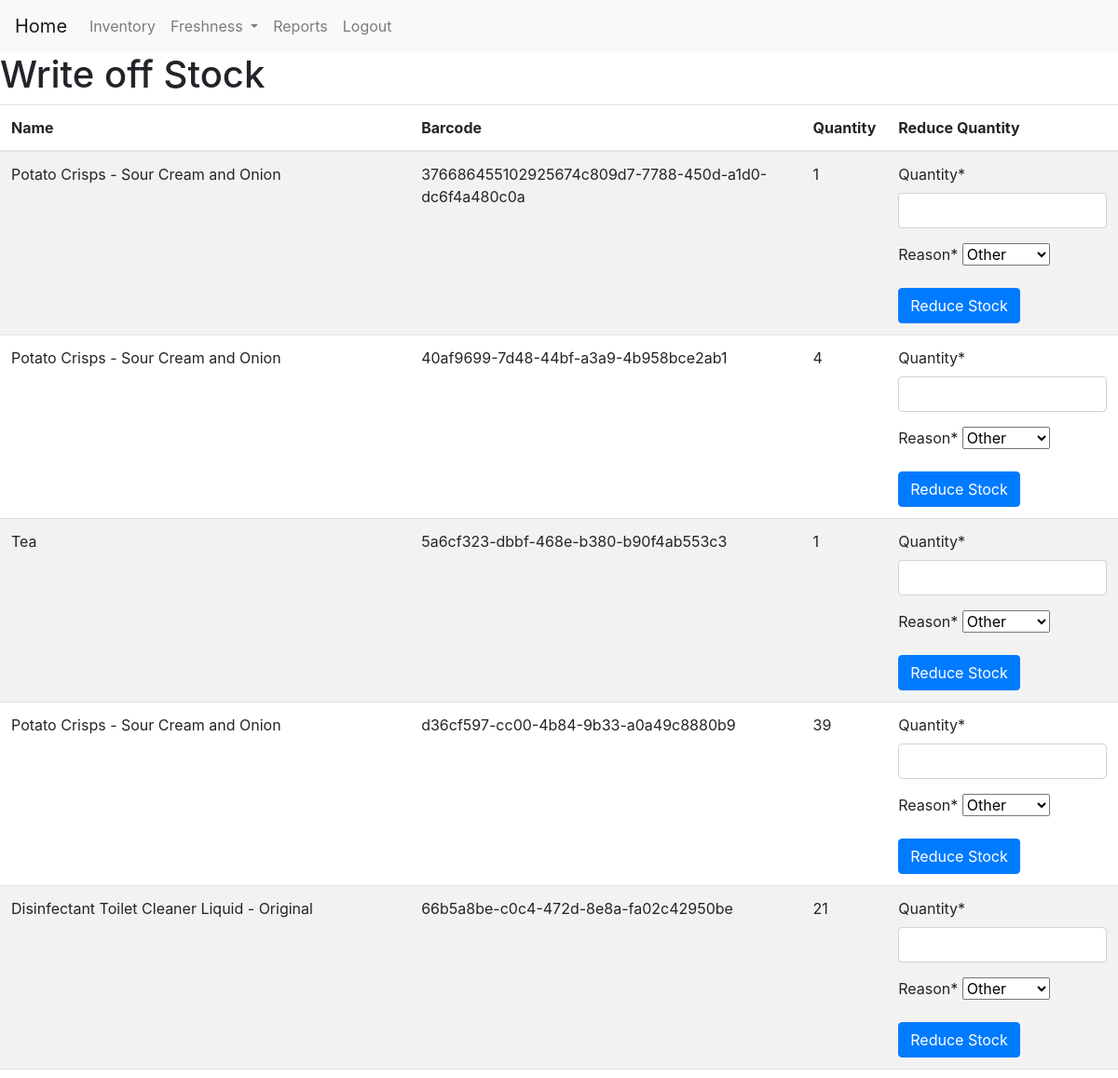
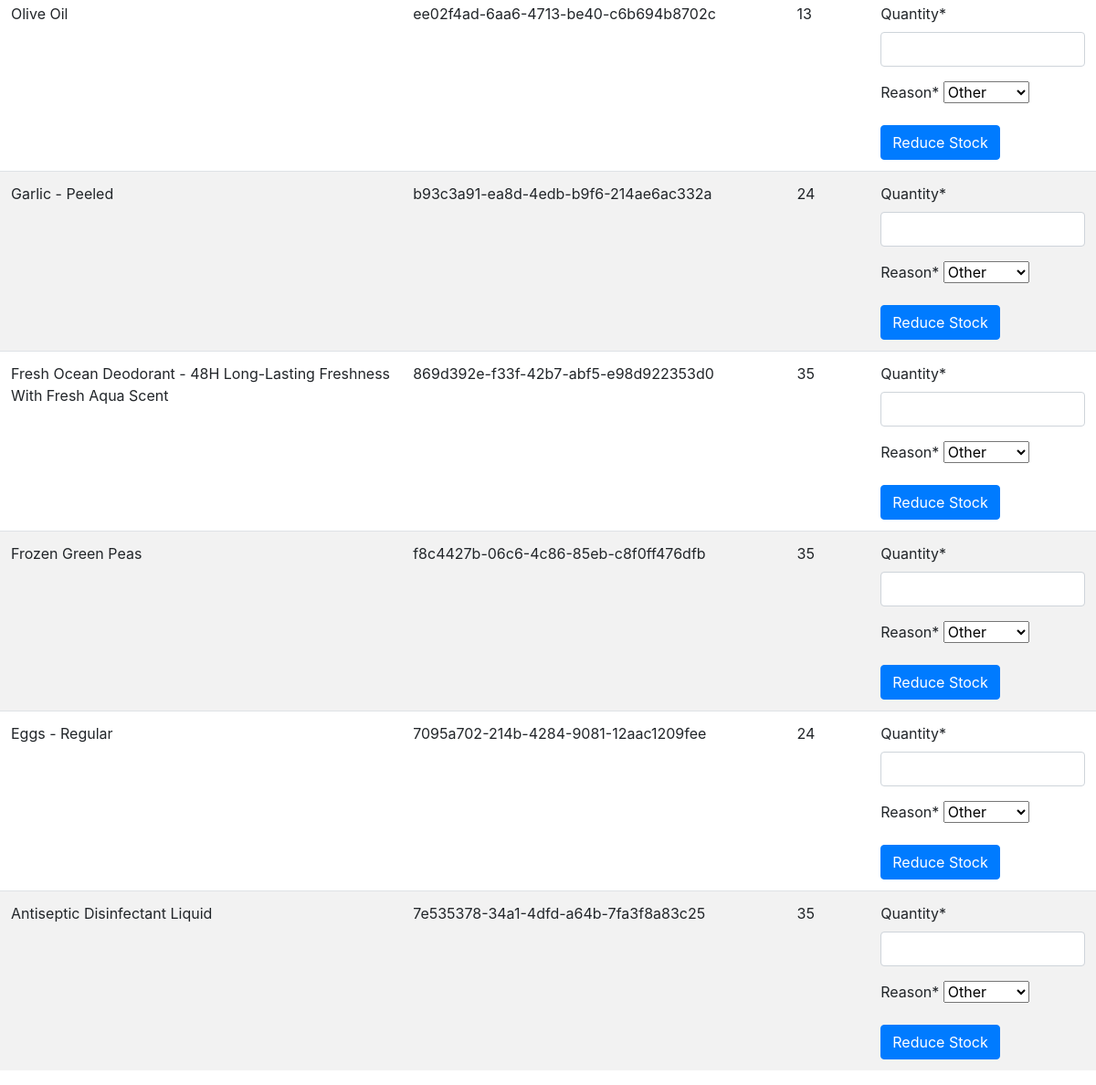
Screenshot of /inv/writeoff/ (signed in) with the database file from the repository (2 pictures, top to bottom).
### Inventory/models.py (models this page shows, shortened)
class StockItem(models.Model):
    activeProduct= models.ForeignKey(ActiveProduct, on_delete=models.RESTRICT)
    bestBeforeDate = models.DateField(null=True, blank=True)
    quantity = models.IntegerField(default=1)
    UniqueBarcode = models.TextField(default="1")

class ActiveProduct(models.Model):
    Product= models.ForeignKey(Product, on_delete=models.RESTRICT)
    minimumStockQuantity = models.PositiveIntegerField(default=0)
    Classes= (("N/A","N/A"),
        ("EXTRA CLASS","Extra Class"),
        ("CLASS 1","Class 1"),
        ("CLASS 2","Class 2"))
    Class = models.CharField(max_length=11,choices=Classes,default="N/A")

class Product(models.Model):
    ProductName= models.CharField(max_length=100)
    Brand= models.CharField(max_length=100)
    Price = models.FloatField()
    DiscountPrice=models.FloatField()
    Image_Url= models.CharField(max_length=300)
    Category= models.CharField(max_length=100)
    Barcode = models.CharField(max_length=16)
    EAN = models.CharField(max_length=6)

### Inventory/views.py (the view, shortened to what this page needs)
# urls.py: path("writeoff/",views.writeoff,name="writeoff"),
@login_required(login_url="/login/")
def writeoff(request):
    form = WriteOffForm()
    items = list(StockItem.objects.all())
    for item in items:
        if item.quantity <= 0:
            items.remove(item)
    return render(request,"writeoff.html",{"items":items,"form":form})

### Inventory/forms.py
class WriteOffForm(ModelForm):
    class Meta:
        model = WriteOff
        fields = ("quantity","reason")

### Inventory/templates/writeoff.html (shortened to what this page needs)
{%extends "base.html"%}
{%load crispy_forms_tags %}
{%block content%}
<h1>Write off Stock</h1>
    <table class="table table-striped">
      <thead>
        <tr>
          <th>Name</th>
          <th>Barcode</th>
          <th>Quantity</th>
          <th>Reduce Quantity</th>
        </tr>
      </thead>
      <tbody>
        {% for item in items %}
          <tr>
            <td>{{ item.activeProduct.Product.ProductName }}</td>
            <td>{{ item.UniqueBarcode }}</td>
            <td>{{ item.quantity }}</td>
            <td>
                <form method="POST">
                    {{form|crispy}}
                    <button type="submit" class="btn btn-primary">Reduce Stock</button>
                </form>
            </td>
          </tr>
        {% endfor %}
      </tbody>
    </table>
{%endblock%}

### rows the page displays
StockItem: activeProduct.Product.ProductName "Potato Crisps - Sour Cream and Onion", UniqueBarcode "376686455102925674c809d7-7788-450d-a1d0-dc6f4a480c0a", quantity "1"
StockItem: activeProduct.Product.ProductName "Potato Crisps - Sour Cream and Onion", UniqueBarcode "40af9699-7d48-44bf-a3a9-4b958bce2ab1", quantity "4"
StockItem: activeProduct.Product.ProductName "Tea", UniqueBarcode "5a6cf323-dbbf-468e-b380-b90f4ab553c3", quantity "1"
StockItem: activeProduct.Product.ProductName "Potato Crisps - Sour Cream and Onion", UniqueBarcode "d36cf597-cc00-4b84-9b33-a0a49c8880b9", quantity "39"
StockItem: activeProduct.Product.ProductName "Disinfectant Toilet Cleaner Liquid - Original", UniqueBarcode "66b5a8be-c0c4-472d-8e8a-fa02c42950be", quantity "21"
StockItem: activeProduct.Product.ProductName "Olive Oil", UniqueBarcode "ee02f4ad-6aa6-4713-be40-c6b694b8702c", quantity "13"
StockItem: activeProduct.Product.ProductName "Garlic - Peeled", UniqueBarcode "b93c3a91-ea8d-4edb-b9f6-214ae6ac332a", quantity "24"
StockItem: activeProduct.Product.ProductName "Fresh Ocean Deodorant - 48H Long-Lasting Freshness With Fresh Aqua Scent", UniqueBarcode "869d392e-f33f-42b7-abf5-e98d922353d0", quantity "35"
StockItem: activeProduct.Product.ProductName "Frozen Green Peas", UniqueBarcode "f8c4427b-06c6-4c86-85eb-c8f0ff476dfb", quantity "35"
StockItem: activeProduct.Product.ProductName "Eggs - Regular", UniqueBarcode "7095a702-214b-4284-9081-12aac1209fee", quantity "24"
StockItem: activeProduct.Product.ProductName "Antiseptic Disinfectant Liquid", UniqueBarcode "7e535378-34a1-4dfd-a64b-7fa3f8a83c25", quantity "35"
